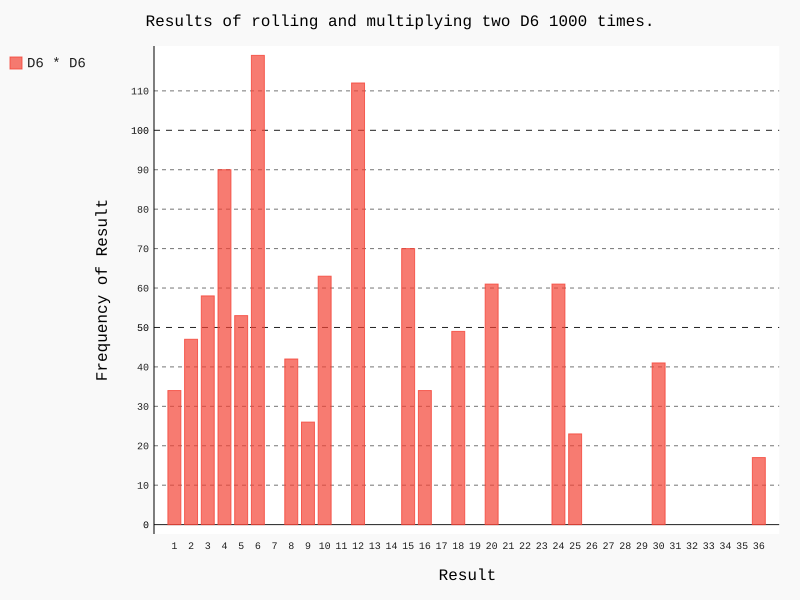

The Python source for this figure:
import pygal
from die import Die

# Create a D6
die_1 = Die()
die_2 = Die()

# Make some rolls and store resulst in a list.
results = []
for roll_num in range(1000):
    result = die_1.roll() * die_2.roll()
    results.append(result)

# Analyse the results.
frequencies = []
max_result = die_1.num_sides * die_2.num_sides
for value in range(1, max_result+1):
    frequency = results.count(value)
    frequencies.append(frequency)

# Visualise the results.
hist = pygal.Bar()

hist.title = "Results of rolling and multiplying two D6 1000 times."
hist.x_labels = list(number for number in range(1, 37))
hist.x_title = "Result"
hist.y_title = "Frequency of Result"

hist.add("D6 * D6", frequencies)
hist.render_to_file("multiplication.svg")

print(frequencies)
